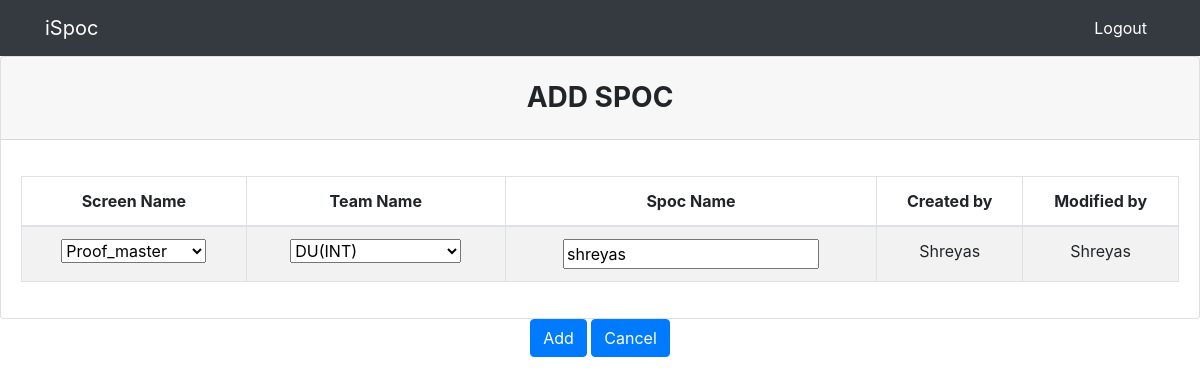
Page /edit/2 (signed in) on the committed database.
### spoc/models.py (models this page shows)
class Spoc(models.Model):
    id = models.AutoField(primary_key=True)
    screen_name =  models.CharField(max_length=50,choices=screen_name_choices,null=True)
    team_name =  models.CharField(max_length=50,choices=team_name_choices,null=True)
    spoc_name =  models.CharField(max_length=50,null=True)
    created_date = models.DateField(auto_now_add=True)
    created_by = models.CharField(max_length=50,null=True)
    modified_date = models.DateField(auto_now_add=True)
    modified_by = models.CharField(max_length=50,null=True)
    is_delete = models.BooleanField(default=False)
    is_approve = models.BooleanField(default=False)

### spoc/views.py (the view, shortened to what this page needs)
# urls.py: path('edit/<int:pk>', views.edit, name='spoc-edit'),
def edit(request, pk):
    spoc = Spoc.objects.get(id=pk)
    form = SpocTableForm(instance=spoc)
    luser = User.objects.get(username=request.user)
    context = {
        'form':form,
        'profile' : str(spoc.created_by)
    }
    return render(request, 'spoc/newentry.html', context)

### spoc/forms.py
class SpocTableForm(forms.ModelForm):
	class Meta:
		model = Spoc
		fields = '__all__'

### templates/spoc/newentry.html (shortened to what this page needs)
{%extends 'partials/base.html'%}
{%block content%}
<form action="" method="POST">
  <div class="card">
      <h3 class="card-header text-center font-weight-bold text-uppercase py-4">
        Add Spoc
      </h3>
      <div class="card-body">
        <div id="table" class="table-editable">
          <table class="table table-bordered table-responsive-md table-striped text-center">
            <thead>
              <tr>
                  <th class="text-center">Screen Name</th>
                  <th class="text-center">Team Name</th>
                  <th class="text-center">Spoc Name</th>
                  <th class="text-center">Created by</th>
                  <th class="text-center">Modified by</th>
              </tr>
            </thead>
            <tbody>
              <tr>
                <td>{{form.screen_name}}</td>
                <td>{{form.team_name}}</td>
                <td>{{form.spoc_name}}</td>
                <td>{{profile}}</td>
                <td>{{profile}}</td>
              </tr>
            </tbody>
          </table>
        </div>
      </div>
    </div>
    <div class="col-md-12  text-center">
      <button class="btn btn-primary text-right" type="submit">Add</button>
      <button type="submit" class="btn btn-primary text-right" onclick="location.href='{% url 'spoc-view'%}'">Cancel</button>
    </div>
</form>
{%endblock%}

### rows in the picture
Spoc: screen_name "Proof_master", team_name "DU(INT)", spoc_name "shreyas", created_by "Shreyas"
